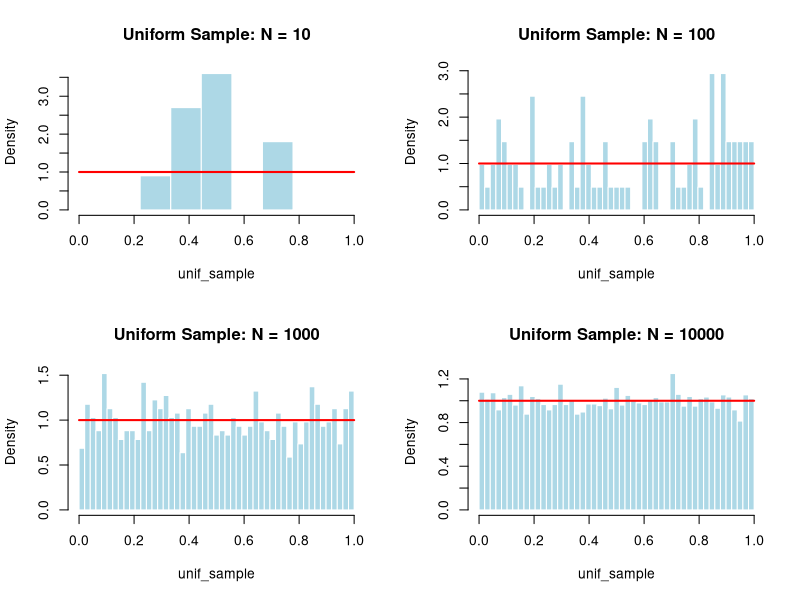
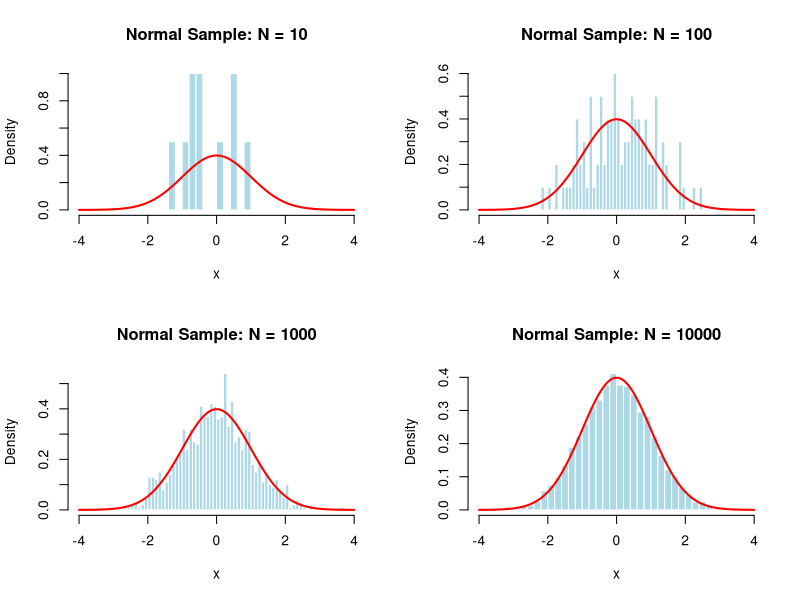
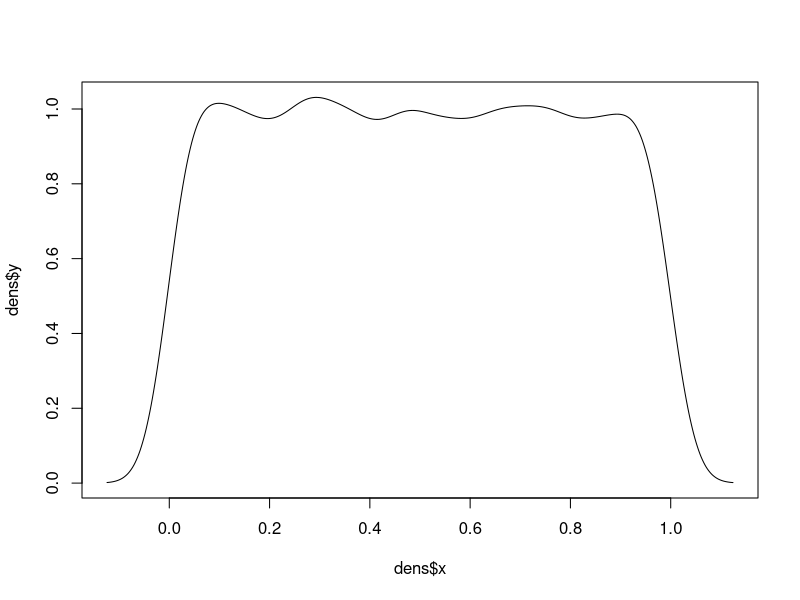
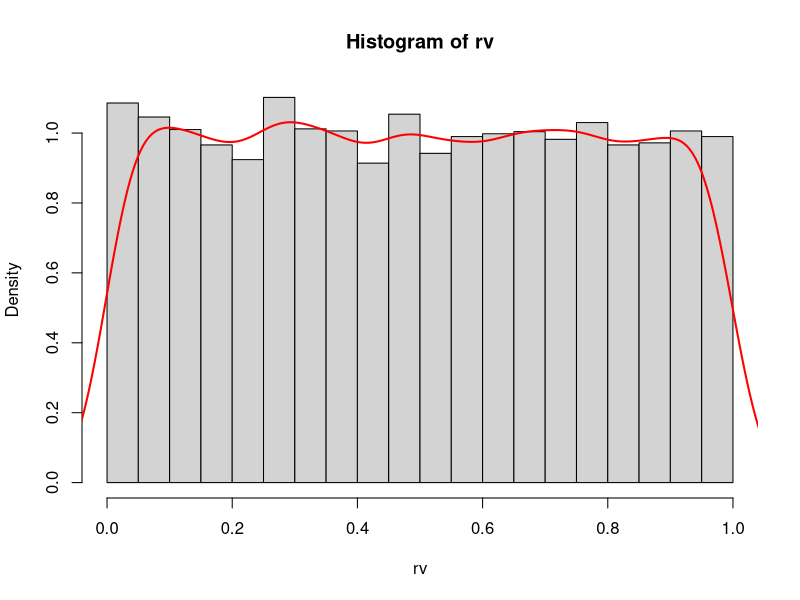

These charts were generated, in order, by the following R code:
#Q1: Generating random numbers
#Q1 (a,c): Generate and plot uniform random numbers
set.seed(1065)
N <- c(10, 100, 1000, 10000)
unif_mean <- numeric(length(N))
unif_var <- numeric(length(N))
par(mfrow = c(2,2))
for (i in seq_along(N)) {
  unif_sample <- runif(N[i], min=0, max=1)
  unif_mean[i] <- mean(unif_sample)
  unif_var[i] <- var(unif_sample)

  bins <- min(N[i], 50)
  unif_breaks <- seq(0, 1, length.out = bins)

  hist(
    unif_sample,
    breaks = unif_breaks,
    probability = TRUE,
    main = paste("Uniform Sample: N =", N[i]),
    col = "lightblue",
    border = "white",

  )
  x_unif <- seq(0, 1, length.out = 100)
  lines(x_unif, dunif(x_unif), col = "red", lwd = 2)
}
unif_results <- data.frame(N, unif_mean, unif_var)
print(unif_results)

#Q1 (b,c): Generate and plot normal random numbers
normal_mean <- numeric(length(N))
normal_var <- numeric(length(N))
par(mfrow = c(2,2))
for (i in seq_along(N)) {
  normal_sample <- rnorm(N[i], mean=0, sd=1)
  normal_mean[i] <- mean(normal_sample)
  normal_var[i] <- var(normal_sample)

  hist(
    normal_sample,
    breaks = min(N[i], 50),
    probability = TRUE,
    main = paste("Normal Sample: N =", N[i]),
    xlab = "x",
    xlim = c(-4, 4),
    col = "lightblue",
    border = "white",

  )
  x_normal <- seq(-4, 4, length.out = 100)
  lines(x_normal, dnorm(x_normal), col = "red", lwd = 2)
}
normal_results <- data.frame(N, normal_mean, normal_var)
print(normal_results)


#Q2 Linear Congruential Generator (LCG)
# X_i + 1 = (a * X_i + c) mod m
# Eg: X0 = 1, a = 3, c = 0, m = 11
# X1 = (3 * 1 + 0) mod 11 = 3; X2 = (3 * 3 + 0) mod 11 = 9; X3 = (3 * 9 + 0) mod 11 = 5...
LCG = function(N, a, c, m, x0){
  x = numeric(N+1)
  x[1] = x0
  for(i in 1:N){
    x[i+1] = (a * x[i] + c) %% m
  }
  u = x/m
  return(u[-1])
}

par(mfrow=c(1,1))
rv = LCG(10000, 1+4*5673869, 1, 2^32, 1)
mean(rv)
dens = density(rv)
plot(dens$x, dens$y, type='l')
hist(rv, breaks=15, prob=TRUE)
lines(dens$x, dens$y, col='red', lwd=2)

#Q3 Chi-square test for uniformity
ChiTest = function(N, sample, alpha) {
  bins = seq(0, 1, 1/N) # Histogram split points
  observed = hist(sample, breaks=bins, plot=FALSE)$counts
  expected = rep(length(sample)/N, N)
  T = sum((observed - expected)^2 / expected)
  deg_freedom = N - 1
  critical_value = qchisq(alpha, df=deg_freedom)
  p_value = 1 - pchisq(T, df=deg_freedom)
  if (T>critical_value) {
    decision = "Reject H0"
  } else {
    decision = "Do not reject H0"
  }
  return(list(
    decision = decision,
    test_statistic = T,
    p_value = p_value
  ))
}

ChiTest(15, rv, 0.95)

#Q3(b): Repeated chi-square test
n_samples <- 2000
sample_size <- 500
n_bins <- 10
confidence_level <- 0.95
a <- 1+4*5673869
c <- 1
m <- 2^32
x0 <- 12345

# Generate 1 long LCG sequence and divide into 2000 samples
lcg_sequence <- LCG(n_samples * sample_size, a, c, m, x0)
lcg_samples <- matrix(
  lcg_sequence, 
  nrow = n_samples, 
  ncol = sample_size, 
  byrow = TRUE
)

test_decisions <- character(n_samples)
test_statistics <- numeric(n_samples)

for (i in 1:n_samples) {
  test_result <- ChiTest(
    n_bins, 
    lcg_samples[i, ], 
    confidence_level
  )
  test_decisions[i] <- test_result$decision
  test_statistics[i] <- test_result$test_statistic
}

n_rejected <- sum(test_decisions == "Reject H0")
percentage_rejected <- (n_rejected / n_samples) * 100

rep_summary <- data.frame(
  n_samples = n_samples,
  sample_size = sample_size,
  n_bins = n_bins,
  confidence_level = confidence_level,
  n_rejected = n_rejected,
  percentage_rejected = percentage_rejected
)

print("Repeated chi-squared test results")
print(rep_summary)
print("At 95% confidence level, approximately 5% rejections expected")
